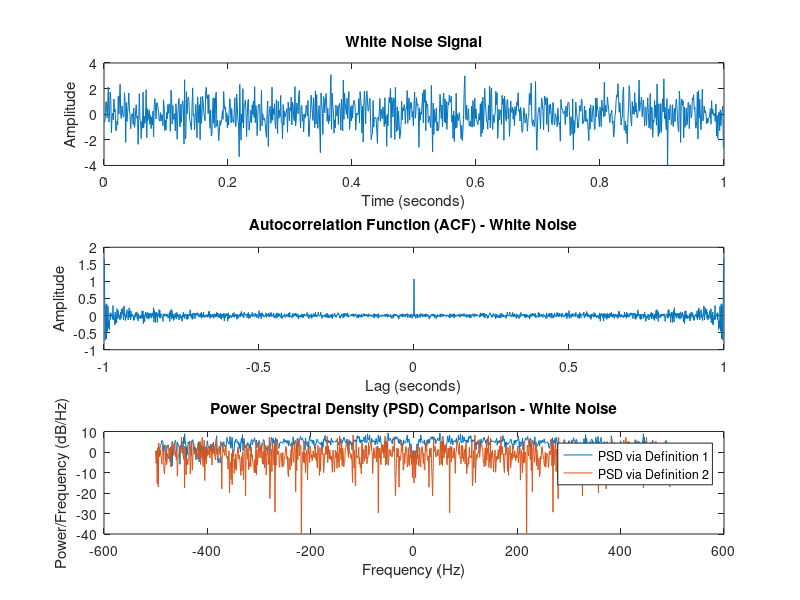
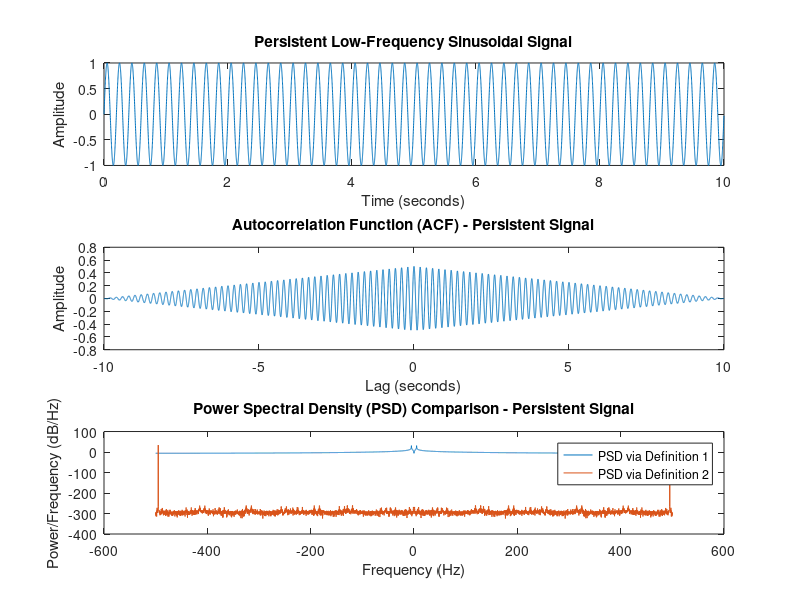

Reproduce these figures in MATLAB, in order. (Note: this script raises an error after producing the figures.)
%% Simulation showing equivalence of 2 PSD Definitions

clear all;
clc;
% Scenario 1: Equivalence Holds - Using White Noise

fs = 1000; % Sampling frequency
t = 0:1/fs:1-1/fs; % Time vector
x = randn(size(t)); % Generating white noise

% Plot the white noise signal
figure;
subplot(3,1,1); % Adjusted for an additional plot
plot(t, x);
title('White Noise Signal');
xlabel('Time (seconds)');
ylabel('Amplitude');

% Calculate and plot the Autocorrelation Function (ACF)
[acf, lags] = xcorr(x, 'unbiased'); % 'unbiased' for white noise
subplot(3,1,2); % Adjusted for an additional plot
plot(lags/fs, acf);
title('Autocorrelation Function (ACF) - White Noise');
xlabel('Lag (seconds)');
ylabel('Amplitude');

% PSD calculation and plotting
N = length(x);
f = fs*(-N/2:N/2-1)/N; % Frequency vector for plotting
P1 = fftshift(abs(fft(acf, N))); % FFT of ACF for PSD (Definition 1)
X = fft(x, N);
P2 = (abs(X).^2)/N; % Direct PSD calculation (Definition 2)

subplot(3,1,3);
plot(f, 10*log10(P1), 'DisplayName', 'PSD via Definition 1');
hold on;
plot(f, 10*log10(P2), 'DisplayName', 'PSD via Definition 2');
title('Power Spectral Density (PSD) Comparison - White Noise');
xlabel('Frequency (Hz)');
ylabel('Power/Frequency (dB/Hz)');
legend;

%% Simulation where the equivalence does not hold

clear all;
clc;
% Scenario 2: Equivalence Does Not Hold - Persistent Low-Frequency Signal

% Generate a persistent low-frequency sinusoidal signal
fs = 1000; % Sampling frequency
t = 0:1/fs:10-1/fs; % Longer time vector
f = 5; % Frequency of the sinusoid
x = sin(2*pi*f*t); % Sinusoidal signal

% Plot the sinusoidal signal
figure;
subplot(3,1,1); % Adjusted for an additional plot
plot(t, x);
title('Persistent Low-Frequency Sinusoidal Signal');
xlabel('Time (seconds)');
ylabel('Amplitude');

% Calculate and plot the ACF
[acf, lags] = xcorr(x, 'biased');
subplot(3,1,2); % Adjusted for an additional plot
plot(lags/fs, acf);
title('Autocorrelation Function (ACF) - Persistent Signal');
xlabel('Lag (seconds)');
ylabel('Amplitude');

% PSD calculation and plotting
N = length(x);
f = fs*(-N/2:N/2-1)/N; % Adjusting frequency vector
P1 = fftshift(abs(fft(acf, N))); % FFT of ACF for PSD (Definition 1)
X = fft(x, N);
P2 = (abs(X).^2)/N; % Direct PSD calculation (Definition 2)

subplot(3,1,3);
plot(f, 10*log10(P1), 'DisplayName', 'PSD via Definition 1');
hold on;
plot(f, 10*log10(P2), 'DisplayName', 'PSD via Definition 2');
title('Power Spectral Density (PSD) Comparison - Persistent Signal');
xlabel('Frequency (Hz)');
ylabel('Power/Frequency (dB/Hz)');
legend;

%% Periodogram based method on sunspot time series

clear all;
clc;
% Load the sunspot time series data included in MATLAB
load sunspot.dat;

% Extract the sunspot data
data = sunspot(:, 2);

% Compute the PSD for raw data
[P_raw, w] = periodogram(data); % PSD for raw data
P_raw(P_raw < 0.001) = 1;


% Compute the PSD for centered data (mean removed)
P_centered = periodogram(data - mean(data)); % PSD for centered data
P_centered(P_centered < 0.01) = 1;

% Compute the PSD for detrended, centered data
P_detrend = periodogram(detrend(data)); % PSD for detrended, centered data
P_detrend(P_detrend < 0.01) = 1;

% Logarithmic transformation of the data
data_log = log10(data + eps);

% Compute the PSD for log-transformed raw data
P_raw_log = periodogram(data_log); % PSD for log-transformed raw data
P_raw_log(P_raw_log < 0.01) = 1;

% Compute the PSD for log-transformed centered data (mean removed)
P_centered_log = periodogram(data_log - mean(data_log)); % PSD for log-transformed centered data
P_centered_log(P_centered_log < 0.01) = 1;

% Compute the PSD for log-transformed detrended, centered data
P_detrend_log = periodogram(detrend(data_log)); % PSD for log-transformed detrended, centered data
P_detrend_log(P_detrend_log < 0.01) = 1;

% Plotting PSD estimates
figure;
subplot(2, 1, 1); hold on;
plot(w, 10*log10(P_raw + eps)); 
plot(w, 10*log10(P_centered + eps));
plot(w, 10*log10(P_detrend + eps));
set(gca,'fontsize', 14);
xlabel('Frequency (cycles/year)'); 
ylabel('Power/frequency (dB/(cycles/year))'); title('PSD Estimates for Original Data');
legend('Raw', 'Centered (Mean Removed)', 'Detrended'); hold off;

subplot(2, 1, 2); hold on;
plot(w, 10*log10(P_raw_log + eps)); 
plot(w, 10*log10(P_centered_log + eps));
plot(w, 10*log10(P_detrend_log + eps));
set(gca,'fontsize', 14);
xlabel('Frequency (cycles/year)'); 
ylabel('Power/frequency (dB/(cycles/year))'); title('PSD Estimates for PSD for Log-transformed  Data');
legend('Raw', 'Centered (Mean Removed)', 'Detrended'); hold off;
%% Periodogram based method on EEG signal

clear all;
clc;
% Load the EEG dataset
load('EEG_Data_Assignment1.mat');

% Define the stimulus frequency range and compute necessary parameters
fs= 1200;
deltaT = 1/fs; % Time step (inverse of sampling frequency)
numSamples = numel(POz); % Total number of EEG samples

% Normalize the EEG signal
normalizedPOz = normalize(POz, 'zscore');

% Compute the Power Spectral Density (PSD) using Welch's method
[ powerSpectralDensity,frequencyVector,] = pwelch(normalizedPOz, numSamples, 0, numSamples, fs);

% Specify window lengths for averaged periodogram analysis
windowLengthsInSeconds = [1, 5, 10];
sampleWindowLengths = windowLengthsInSeconds / deltaT; % Convert window lengths from seconds to samples

% Initialize figure for plotting PSD estimates
figure;
subplot(2, 2, 1);
plot(frequencyVector(1:floor(length(frequencyVector)/6)), 10*log10(powerSpectralDensity(1:floor(length(frequencyVector)/6))));
set(gca, 'FontSize', 14);
xlabel('Frequency (Hz)', 'FontSize', 12);
ylabel('Power/Frequency (dB/Hz)', 'FontSize', 12);
title('Normalised EEG PSD', 'FontSize', 14);

% Loop over different window lengths to compute and plot averaged PSDs
for idx = 1:length(windowLengthsInSeconds)
    [averagedPSD, freqVals] = pwelch(normalizedPOz, sampleWindowLengths(idx), 0, numSamples, fs);
    subplot(2, 2, idx + 1);
    plot(freqVals(1:floor(length(freqVals)/6)), 10*log10(averagedPSD(1:floor(length(freqVals)/6))));
    set(gca, 'FontSize', 14);
    xlabel('Frequency (Hz)', 'FontSize', 12);
    ylabel('Power/Frequency (dB/Hz)', 'FontSize', 12);
    title(['Averaged EEG PSD (Window = ' num2str(windowLengthsInSeconds(idx)) ' s)'], 'FontSize', 14);
end

%% Biased and unbiased ACF estimates of a signal and then use these ACF estimates to compute the corresponding correlogram

clear all;
clc;
% Define the signal length
N = 1024;

% Generate different signals
wgn_signal = randn(N, 1); % White Gaussian Noise
noisy_sin_signal = 10*sin(2*pi*0.05*(1:N))' + 2*randn(N, 1); % Noisy sinusoidal signal
filtered_wgn_signal = filter(5, [0.9 -0.9], wgn_signal); % Filtered White Gaussian Noise

% Calculate correlograms for different signals
[P_wgn_biased, P_wgn_unbiased] = correlogram(wgn_signal, N);
[P_noisy_sin_biased, P_noisy_sin_unbiased] = correlogram(noisy_sin_signal, N);
[P_filtered_wgn_biased, P_filtered_wgn_unbiased] = correlogram(filtered_wgn_signal, N);

% Frequency vector for plotting
f = (0:N-1)*(1/N);

% Plot the correlogram results
figure;

subplot(3,2,1);
plot(f, 10*log10(P_wgn_biased));
title('WGN Biased Correlogram');
xlabel('Normalised Frequency(Hz)');
ylabel('Power/Frequency (dB/Hz)');

subplot(3,2,2);
plot(f, 10*log10(P_wgn_unbiased));
title('WGN Unbiased Correlogram');
xlabel('Normalised Frequency(Hz)');
ylabel('Power/Frequency (dB/Hz)');

subplot(3,2,3);
plot(f, 10*log10(P_noisy_sin_biased));
title('Noisy Sinusoidal Biased Correlogram');
xlabel('Normalised Frequency(Hz)');
ylabel('Power/Frequency (dB/Hz)');

subplot(3,2,4);
plot(f, 10*log10(P_noisy_sin_unbiased));
title('Noisy Sinusoidal Unbiased Correlogram');
xlabel('Normalised Frequency(Hz)');
ylabel('Power/Frequency (dB/Hz)');

subplot(3,2,5);
plot(f, 10*log10(P_filtered_wgn_biased));
title('Filtered WGN Biased Correlogram');
xlabel('Normalised Frequency(Hz)');
ylabel('Power/Frequency (dB/Hz)');

subplot(3,2,6);
plot(f, 10*log10(P_filtered_wgn_unbiased));
title('Filtered WGN Unbiased Correlogram');
xlabel('Normalised Frequency(Hz)');
ylabel('Power/Frequency (dB/Hz)');

%% Plotting the PSD in dB.

clear all;
clc;
N= 64;

wgn100 = randn(1000,N);
noiseSin100 = repmat(4*sin(2*pi*(1:N)*0.4) + sin(2*pi*(1:N)*0.15), 1000,1) + wgn100;

sinB100 = zeros(1000,2*N-1);

for i=1:1000
    sinB100(i,:) = xcorr(noiseSin100(i,:), 'biased');
end

PSDs100 = fftshift(real(fft(ifftshift(sinB100,2)')));

meanPSDs100 = mean(PSDs100,2);
stdPSDs100 = std(PSDs100,0,2);

normf = linspace(0,1,length(meanPSDs100));
figure;
subplot(2, 1, 1);
plot(normf, PSDs100, 'color','cyan');

hold on
plot(normf, meanPSDs100,'b' );
xlabel('Normalised Frequency (Hz)')
ylabel('Power/Frequency')
title('PSD estimates and mean of noisy sinewave')

subplot(2, 1, 2);
plot(normf, stdPSDs100,'r');
xlabel('Normalised Frequency (Hz)')
ylabel('Power/Frequency')

title('STD of noisy sinewave PSD')


PSDs100dB = pow2db(PSDs100);
meanPSDs100dB = pow2db(meanPSDs100);
stdPSDs100dB = pow2db(stdPSDs100);

figure;
subplot(2, 1, 1);
plot(normf, PSDs100dB, 'color','cyan');
hold on
plot(normf, meanPSDs100dB,'b');
xlabel('Normalised Frequency (Hz)')
ylabel('Power/Frequency dB/Hz)')

title('PSD estimates and mean of noisy sinewave (dB)')
subplot(2, 1, 2);
plot(normf, stdPSDs100dB,'r' );
xlabel('Normalised Frequency (Hz)')
ylabel('Power/Frequency (dB/Hz)')

title('STD of noisy sinewave PSD (dB)')


%% Frequency estimation by MUSIC.

clear all;
clc;

% Define parameters
M = 512; % Window size for FFT, choose a value that is a power of 2 for efficiency
numPoints = [20, 50, 100, 300]; % Different lengths of the signal

% Initialize the matrix to store PSD estimates
PSDdB = zeros(length(numPoints), M);

for i = 1:length(numPoints)
    
    n = 0:numPoints(i)-1; % Adjust index for MATLAB
    noise = 0.2/sqrt(2)*(randn(size(n)) + 1j*randn(size(n)));
    x = exp(1j*2*pi*0.3*n) + exp(1j*2*pi*0.32*n) + noise;
    x = [x zeros(1, M - length(x))]; % Zero-padding to match the FFT length
    
    % Calculate FFT and convert to Power Spectral Density in dB/Hz
    X = fft(x, M);
    PSD = (1/(M/2)) * abs(X).^2; % Normalize by M/2 for one-sided PSD in non-dB units
    PSDdB(i,:) = 10 * log10(PSD); % Convert to dB/Hz
    
end

% Normalized frequency axis
normf = linspace(0, 1, M);

% Plotting
figure;
plot(normf, PSDdB(1,:));
hold on;
plot(normf, PSDdB(2,:));
plot(normf, PSDdB(3,:));
plot(normf, PSDdB(4,:));
xlim([0 1]); % Focus on the first half of the normalized frequency range
xlabel('Normalized Frequency (Hz)');
ylabel('Power Spectral Density (dB/Hz)');
legend('n = 20','n = 50','n = 100', 'n = 300');
title('Periodogram of 2 Complex Exponentials for Varying Sample Length (n) ');

%%
% Define the signal parameters
N = 50; % Number of samples
n = 0:N-1; % Time index
f1 = 0.3; % Frequency of the first complex exponential
f2 = 0.32; % Frequency of the second complex exponential
noisePower = 0.2/sqrt(2); % Noise power

% Generate the signal
noise = noisePower * (randn(1, N) + 1j*randn(1, N)); % Complex Gaussian noise
x = exp(1j*2*pi*f1*n) + exp(1j*2*pi*f2*n) + noise; % Noisy signal

% Periodogram analysis with normalized frequency axis
figure;
subplot(2,1,1);
[pxx, freq] = periodogram(x, [], 1024, 1); % Compute periodogram
freq_normalized = freq / max(freq); % Normalize frequency axis to range [0, 1]
plot(freq_normalized, 10*log10(pxx), 'LineWidth', 2); % Plot in dB/Hz
title('Periodogram');
xlabel('Normalized Frequency (Hz)');
ylabel('Power/Frequency (dB/Hz)');
xlim([0 1]);

% MUSIC analysis
subplot(2,1,2);
[X, R] = corrmtx(x, 14, 'mod'); % Generate the correlation matrix
[S, F] = pmusic(R, 2, 1024, 1, 'corr'); % Apply MUSIC algorithm
F_normalized = F / max(F); % Normalize frequency axis to range [0, 1]
plot(F_normalized, S, 'linewidth', 2);
xlim([0 1]); % Adjust as needed based on the expected frequency range
grid on;
title('MUSIC Spectrum Estimate');
xlabel('Normalized Frequency (Hz)');
ylabel('Pseudospectrum');


%% AR Estimation

clear all;
clc;

% change 1000 to 10000 for next part!

% Initialize parameters
N = 10000;
n = 1:N;
sigma = 1;

% Generate white Gaussian noise
x = sigma * randn(size(n));

% Initialize the AR process
x(1) = x(1); % This line is redundant as x(1) is already initialized
x(2) = 2.76 * x(1) + x(2);
x(3) = 2.76 * x(2) - 3.81 * x(1) + x(3);
x(4) = 2.76 * x(3) - 3.81 * x(2) + 2.65 * x(1) + x(4);

% Run the AR process
for i = 5:N
    x(i) = 2.76 * x(i-1) - 3.81 * x(i-2) + 2.65 * x(i-3) - 0.92 * x(i-4) + x(i);
end

% Discard the first 500 samples
x = x(501:end); % chnage this for second part 

% Model orders to estimate
p = 2:14;
h = zeros(length(p), N/2);
aOrig = [2.76, -3.81, 2.65, -0.92];
hOrig = freqz(1, [1, -aOrig], N/2);

% Estimate PSD for different model orders
for i = 1:length(p)
    [a,e] = aryule(x, p(i));
    [h(i,:), ~] = freqz(sqrt(e), a, N/2);
end

% Normalized frequency vector
normf = linspace(0, 1, length(hOrig));

% Plot the results
figure;
plot(normf, pow2db(abs(h(4,:)').^2));
hold on;
plot(normf, pow2db(abs(h(8,:)').^2));
plot(normf, pow2db(abs(h(11,:)').^2));
plot(normf, pow2db(abs(h(13,:)').^2));
plot(normf, pow2db(abs(hOrig).^2));
xlim([0, 1]);
xlabel('Normalized Frequency (Hz)');
ylabel('Power Spectral Density (dB/Hz)');
legend( 'AR(4)','AR(8)', 'AR(11)', 'AR(13)', 'Original');
title('PSD Estimation for Varying Orders (p)');


%% Real World Signals: Respiratory Sinus Arrhythmia from RR-Intervals
%% (a) and (b)

clear all;
clc;

% TRIAL 1:
load('RRI1.mat');
load('RRI2.mat');
load('RRI3.mat');
% Standard periodogram for the first RRI data set
[pxx1, f1] = periodogram(xRRI1, [], [], fsRRI1);
[pxx2, f2] = periodogram(xRRI2, [], [], fsRRI2);
[pxx3, f3] = periodogram(xRRI3, [], [], fsRRI3);

% Plot
figure;
subplot(1,2,1);
plot(f1, 10*log10(pxx1));
xlabel('Normalised Frequency (Hz)');
ylabel('Power Spectral Density (dB/Hz)');
title('Standard Periodogram of First RRI Data');
xlim([0, 1]);
% Example window length in samples (assuming fsRRI1 is in Hz)
windowLengthSamples50 = 50* fsRRI1;% 50 seconds window
windowLengthSamples150 = 150* fsRRI1;
windowLengthSamples200 = 200* fsRRI1;
[windowpxx1, f1] = pwelch(xRRI1, windowLengthSamples50, [], [], fsRRI1);
subplot(1,2,2);
plot(f1, 10*log10(windowpxx1));
hold on;
[windowpxx1, f1] = pwelch(xRRI1, windowLengthSamples150, [], [], fsRRI1);
plot(f1, 10*log10(windowpxx1));
hold on;
[windowpxx1, f1] = pwelch(xRRI1, windowLengthSamples200, [], [], fsRRI1);
plot(f1, 10*log10(windowpxx1));
legend('Window Length = 50','Window Length = 150','Window Length = 200')
xlim([0, 1]);
xlabel('Normalised Frequency (Hz)');
ylabel('Power Spectral Density (dB/Hz)');
title('Averaged Periodogram of First RRI Data for Different Window Lengths');



% TRIAL 2:
% Plot
figure;
subplot(1,2,1);
plot(f2, 10*log10(pxx2));
xlabel('Normalised Frequency (Hz)');
ylabel('Power Spectral Density (dB/Hz)');
title('Standard Periodogram of Second RRI Data');
xlim([0, 1]);
% Example window length in samples (assuming fsRRI1 is in Hz)
windowLengthSamples50 = 50* fsRRI2;% 50 seconds window
windowLengthSamples150 = 150* fsRRI2;
windowLengthSamples200 = 200* fsRRI2;
[windowpxx2, f2] = pwelch(xRRI2, windowLengthSamples50, [], [], fsRRI2);
subplot(1,2,2);
plot(f2, 10*log10(windowpxx2));
hold on;
[windowpxx2, f2] = pwelch(xRRI2, windowLengthSamples150, [], [], fsRRI2);
plot(f2, 10*log10(windowpxx2));
hold on;
[windowpxx2, f2] = pwelch(xRRI2, windowLengthSamples200, [], [], fsRRI2);
plot(f2, 10*log10(windowpxx2));
legend('Window Length = 50','Window Length = 150','Window Length = 200')
xlim([0, 1]);
xlabel('Normalised Frequency (Hz)');
ylabel('Power Spectral Density (dB/Hz)');
title('Averaged Periodogram of Second RRI Data for Different Window Lengths');

% TRIAL 3:
% Plot
figure;
subplot(1,2,1);
plot(f3, 10*log10(pxx3));
xlabel('Normalised Frequency (Hz)');
ylabel('Power Spectral Density (dB/Hz)');
title('Standard Periodogram of Third RRI Data');
xlim([0, 1]);
% Example window length in samples (assuming fsRRI1 is in Hz)
windowLengthSamples50 = 50* fsRRI3;% 50 seconds window
windowLengthSamples150 = 150* fsRRI3;
windowLengthSamples200 = 200* fsRRI3;
[windowpxx3, f3] = pwelch(xRRI3, windowLengthSamples50, [], [], fsRRI3);
subplot(1,2,2);
plot(f3, 10*log10(windowpxx3));
hold on;
[windowpxx3, f3] = pwelch(xRRI3, windowLengthSamples150, [], [], fsRRI3);
plot(f1, 10*log10(windowpxx1));
hold on;
[windowpxx3, f3] = pwelch(xRRI3, windowLengthSamples200, [], [], fsRRI3);
plot(f3, 10*log10(windowpxx3));
legend('Window Length = 50','Window Length = 150','Window Length = 200')
xlim([0, 1]);
xlabel('Normalised Frequency (Hz)');
ylabel('Power Spectral Density (dB/Hz)');
title('Averaged Periodogram of Third RRI Data for Different Window Lengths');


%% (c)

clear all;
clc;

load('RRI1.mat');
load('RRI2.mat');
load('RRI3.mat');
% Standard periodogram for the first RRI data set
[pxx1, f1] = periodogram(xRRI1, [], [], fsRRI1);
[pxx2, f2] = periodogram(xRRI2, [], [], fsRRI2);
[pxx3, f3] = periodogram(xRRI3, [], [], fsRRI3);
fs = fsRRI1;
p = [1 4 8 12 20 33 40];

for i = 1:length(p)   
    % Straight forward implementation    
    [a, e] = aryule(xRRI1, p(i));
    [A, w1] = freqz(e.^(1/2), a, length(xRRI1), fs);
    pxx1AR(i, :) = abs(A).^2;     
end

for i = 1:length(p)   
    % Straight forward implementation    
    [a, e] = aryule(xRRI2, p(i));
    [A, w2] = freqz(e.^(1/2), a, length(xRRI2), fs);
    pxx2AR(i, :) = abs(A).^2;     
end

for i = 1:length(p)   
    % Straight forward implementation    
    [a, e] = aryule(xRRI3, p(i));
    [A, w3] = freqz(e.^(1/2), a, length(xRRI3), fs);
    pxx3AR(i, :) = abs(A).^2;     
end


figure;
hold on;
plot(f1, 10*log10(pxx1));
plot(w1, 10*log10(pxx1AR));
xlabel('Normalised Frequency (Hz)');
ylabel('Power Spectral Density (dB/Hz)');
xlim([0, 1]);
legend('Original','p=1','p=4','p=8','p=12','p=20','p=33', 'p=40')
title('AR Spectrum Estimation for Trial 1')

figure;
hold on;
plot(f2, 10*log10(pxx2));
plot(w2, 10*log10(pxx2AR));
xlabel('Normalised Frequency (Hz)');
ylabel('Power Spectral Density (dB/Hz)');
xlim([0, 1]);
legend('Original','p=1','p=4','p=8','p=12','p=20','p=33', 'p=40')
title('AR Spectrum Estimation for Trial 2')

figure;
hold on;
plot(f3, 10*log10(pxx3));
plot(w3, 10*log10(pxx3AR));
xlabel('Normalised Frequency (Hz)');
ylabel('Power Spectral Density (dB/Hz)');
xlim([0, 1]);
legend('Original','p=1','p=4','p=8','p=12','p=20','p=33', 'p=40')
title('AR Spectrum Estimation for Trial 3')


%% Robust Regression
%% (a)

clear all;
clc;

load('PCAPCR.mat');
% svd
[U, S, V] = svd(X, 'econ'); % For the original input matrix X
[U_noise, S_noise, V_noise] = svd(Xnoise, 'econ'); % For the noise corrupted input matrix Xnoise

%plot singular values 
figure;
stem(diag(S), 'filled', 'LineWidth', 2);
hold on;
stem(diag(S_noise), 'LineWidth', 2);
legend('X', 'X_{noise}');
title('Singular Values of X and X_{noise}');
xlabel('Index');
ylabel('Singular Value');

% calculate and plot square error
square_errors = (diag(S) - diag(S_noise)).^2;
figure;
stem(square_errors, 'filled', 'LineWidth', 2);
title('Square Error between Singular Values of X and X_{noise}');
xlabel('Index');
ylabel('Square Error');



%% (B)

clear all;
clc;

load('PCAPCR.mat');
svdX = svd(X);
svdXN = svd(Xnoise);
for rank=1:length(svdX)
    [U,S,V] = svd(Xnoise);
    
    U = U(:,1:rank);
    S = S(1:rank,1:rank);
    V = V(:,1:rank);

    Xreconstructed = U*S*V';

    e1(rank) = sum(sum((X-Xreconstructed).^2));
    e2(rank) = sum(sum((Xreconstructed-Xnoise).^2));
end

figure
plot(e1)
hold on
plot(e2)
xlabel('Rank')
ylabel('Error')

legend('X - X_{reconstructed}','X_{reconstructed} - X_{noise}')
title('Squared Error as a Function of Reconstruction Rank')

%% (c) & (d)



clear all;
clc;

load('PCAPCR.mat');
Bols = (Xnoise'*Xnoise)\Xnoise'*Y;
Yols = Xnoise*Bols;

rank = 3;
[U,S,V] = svd(Xnoise);
U = U(:,1:rank);
S = S(1:rank,1:rank);
V = V(:,1:rank);
BPCR = V/S*U'*Y;
Ypcr = Xnoise*BPCR;

eOLS = sum(sum((Y-Yols).^2))/numel(Y);
ePCR = sum(sum((Y-Ypcr).^2))/numel(Y);

YolsT = Xtest*Bols;
YpcrT = Xtest*BPCR;

eOLST = sum(sum((Ytest-YolsT).^2))/numel(Ytest);
ePCRT = sum(sum((Ytest-YpcrT).^2))/numel(Ytest);

[YhatO, YO] = regval(Bols);
[YhatP, YP] = regval(BPCR);

eO = sum(sum((YO-YhatO).^2))/numel(YO);
eP = sum(sum((YP-YhatP).^2))/numel(YP);
%% 
% 

function [Pxx_biased, Pxx_unbiased] = correlogram(x, N)
    % Preallocate arrays for ACF
    r_biased = zeros(2*N-1, 1);
    r_unbiased = zeros(2*N-1, 1);
    lag = -N+1:N-1;
    
    % Calculate the biased ACF
    for k = lag
        if k >= 0
            r_biased(k+N) = sum(x(1:N-k) .* conj(x(k+1:N))) / N;
        else
            r_biased(k+N) = conj(sum(x(1-k:N) .* conj(x(1:N+k)))) / N;
        end
    end
    
    % Calculate the unbiased ACF
    for k = lag
        if k >= 0
            r_unbiased(k+N) = sum(x(1:N-k) .* conj(x(k+1:N))) / (N-k);
        else
            r_unbiased(k+N) = conj(sum(x(1-k:N) .* conj(x(1:N+k)))) / (N+k);
        end
    end
    
    % Compute the correlogram using the biased and unbiased ACF
    Pxx_biased = abs(fft(r_biased));
    Pxx_unbiased = abs(fft(r_unbiased));
    
    % Return only the positive frequencies
    Pxx_biased = Pxx_biased(1:N);
    Pxx_unbiased = Pxx_unbiased(1:N);
end